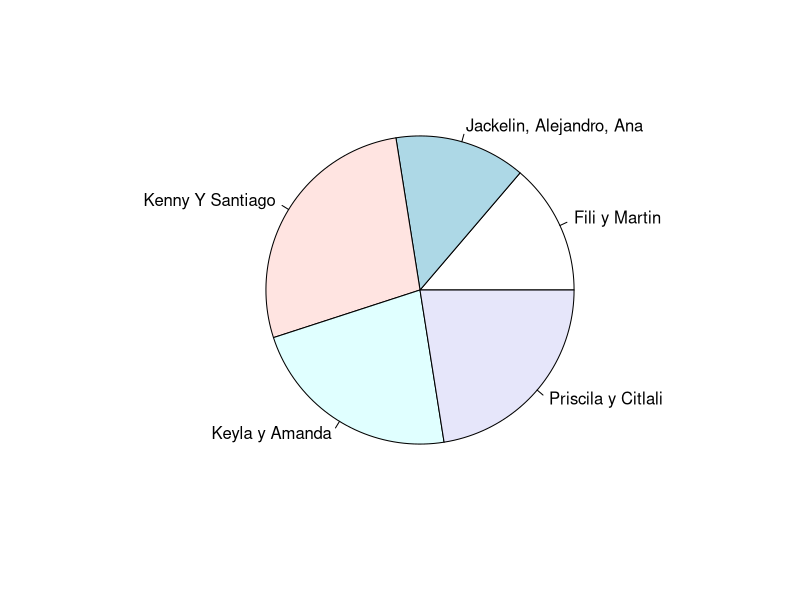
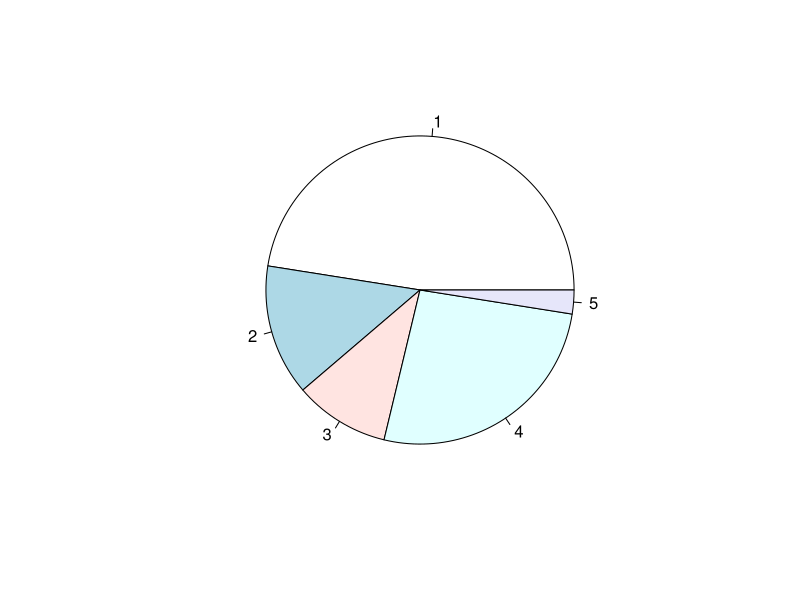

Recreate these plots in R, in order.
#Keyla 

Enc1 <- read.csv("Datos/Encuesta.csv", header = T)

# convertir variables a factores
Enc1$Entrev <- as.factor(Enc1$Entrev)
levels(Enc1$Entrev) # Revisar si son factores

Enc1$Genero <- as.factor(Enc1$Genero)
levels(Enc1$Genero)
Enc1$Carrera <- as.factor(Enc1$Carrera)
levels(Enc1$Carrera)
Enc1$Semestre <- as.factor(Enc1$Semestre)
levels(Enc1$Semestre)

# Funciones para transformar caracteres a fechas

library(lubridate)
# Enc1$Fecha < as_date(Enc$Fecha #Pendiente de arreglar)

# ¿Cual fue el porcentaje de entrevistados por genero?
gen <- table(Enc1$Genero)
round(gen/length(Enc1$Genero)*100,1)

# ¿Que equipo entrevistador tuvo mas encuestas?

ent <- table(Enc1$Entrev)
prop.table(ent)*100
pie(prop.table(ent)*100)

# ¿Cual es el porcentaje de alumnos entrevistados por carrera?

table(Enc1$Carrera)
car <- table(Enc1$Carrera)
prop.table((car)*100)

# ¿Cuantos alumnos participaron por semestre?

sem <- table(Enc1$Semestre)
prop.table(sem)*100

# ¿Cual es el rango de edad de los participantes?
range(Enc1$Edad)

# ¿Como te enteraste de la facultad?
conFCC <- table(Enc1$oi_1)
prop.table(conFCC)*100
pie(prop.table(conFCC)*100)

# ¿Fue tu primera opcion la FCF?
op <- table(Enc1$oi_2)
prop.table(op)*100

# ¿Presentaste en otra facultad?
of <- table(Enc1$oi_2a)
prop.table(of)*100


